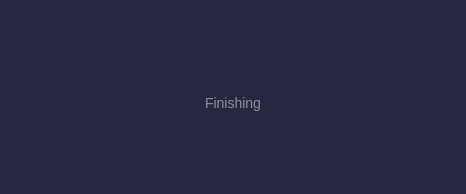
<?xml version="1.0" encoding="UTF-8"?>
<ui version="4.0">
 <class>mainContainer</class>
 <widget class="QWidget" name="mainContainer">
  <property name="geometry">
   <rect>
    <x>0</x>
    <y>0</y>
    <width>466</width>
    <height>194</height>
   </rect>
  </property>
  <property name="minimumSize">
   <size>
    <width>466</width>
    <height>132</height>
   </size>
  </property>
  <property name="maximumSize">
   <size>
    <width>466</width>
    <height>194</height>
   </size>
  </property>
  <property name="windowTitle">
   <string>Form</string>
  </property>
  <property name="styleSheet">
   <string notr="true">
#mainContainer{
background-color:#272741;
}
</string>
  </property>
  <layout class="QVBoxLayout" name="verticalLayout">
   <item>
    <widget class="QWidget" name="widget" native="true">
     <property name="styleSheet">
      <string notr="true">QLabel{
color:#8F8F9C;
font-size:14px;
}
QPushButton{
background-color:transparent;

}</string>
     </property>
     <layout class="QVBoxLayout" name="verticalLayout_2">
      <property name="spacing">
       <number>0</number>
      </property>
      <property name="topMargin">
       <number>79</number>
      </property>
      <property name="bottomMargin">
       <number>30</number>
      </property>
      <item>
       <widget class="QLabel" name="label">
        <property name="text">
         <string>Finishing</string>
        </property>
        <property name="alignment">
         <set>Qt::AlignCenter</set>
        </property>
       </widget>
      </item>
      <item alignment="Qt::AlignHCenter|Qt::AlignBottom">
       <widget class="QWidget" name="widget_2" native="true">
        <layout class="QHBoxLayout" name="horizontalLayout">
         <item>
          <widget class="QLabel" name="loading">
           <property name="minimumSize">
            <size>
             <width>20</width>
             <height>20</height>
            </size>
           </property>
           <property name="maximumSize">
            <size>
             <width>20</width>
             <height>20</height>
            </size>
           </property>
           <property name="text">
            <string/>
           </property>
           <property name="scaledContents">
            <bool>true</bool>
           </property>
          </widget>
         </item>
        </layout>
       </widget>
      </item>
     </layout>
    </widget>
   </item>
  </layout>
 </widget>
 <resources/>
 <connections/>
</ui>
